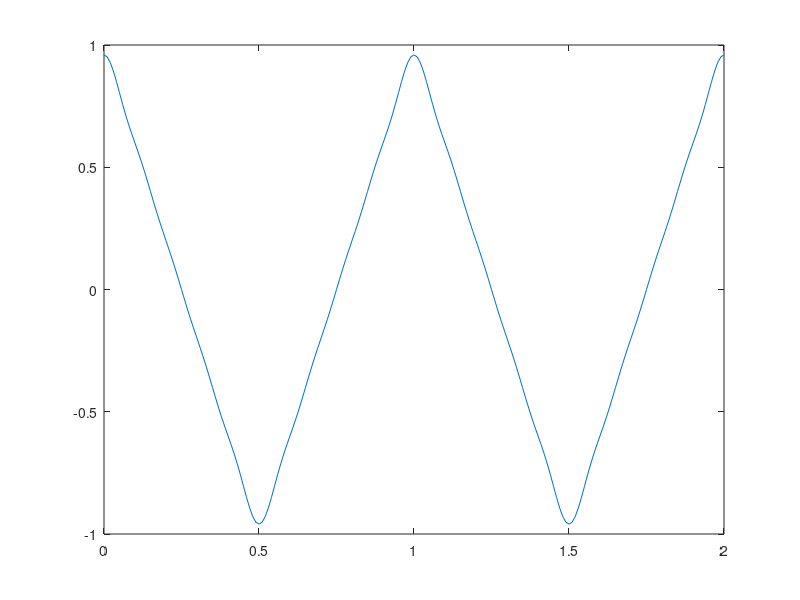

The MATLAB source for this figure:
t = 0:0.01:2;
y = 0;
for k = -9:9
   
    if rem(k,2) ~= 0
        a_k = 4/(pi*k)^2;
    else
        a_k = 0;
    end
    
   y = y + a_k*exp(j*2*pi*1*k*t);
   plot(t,y);
end

%%plot(t,y);